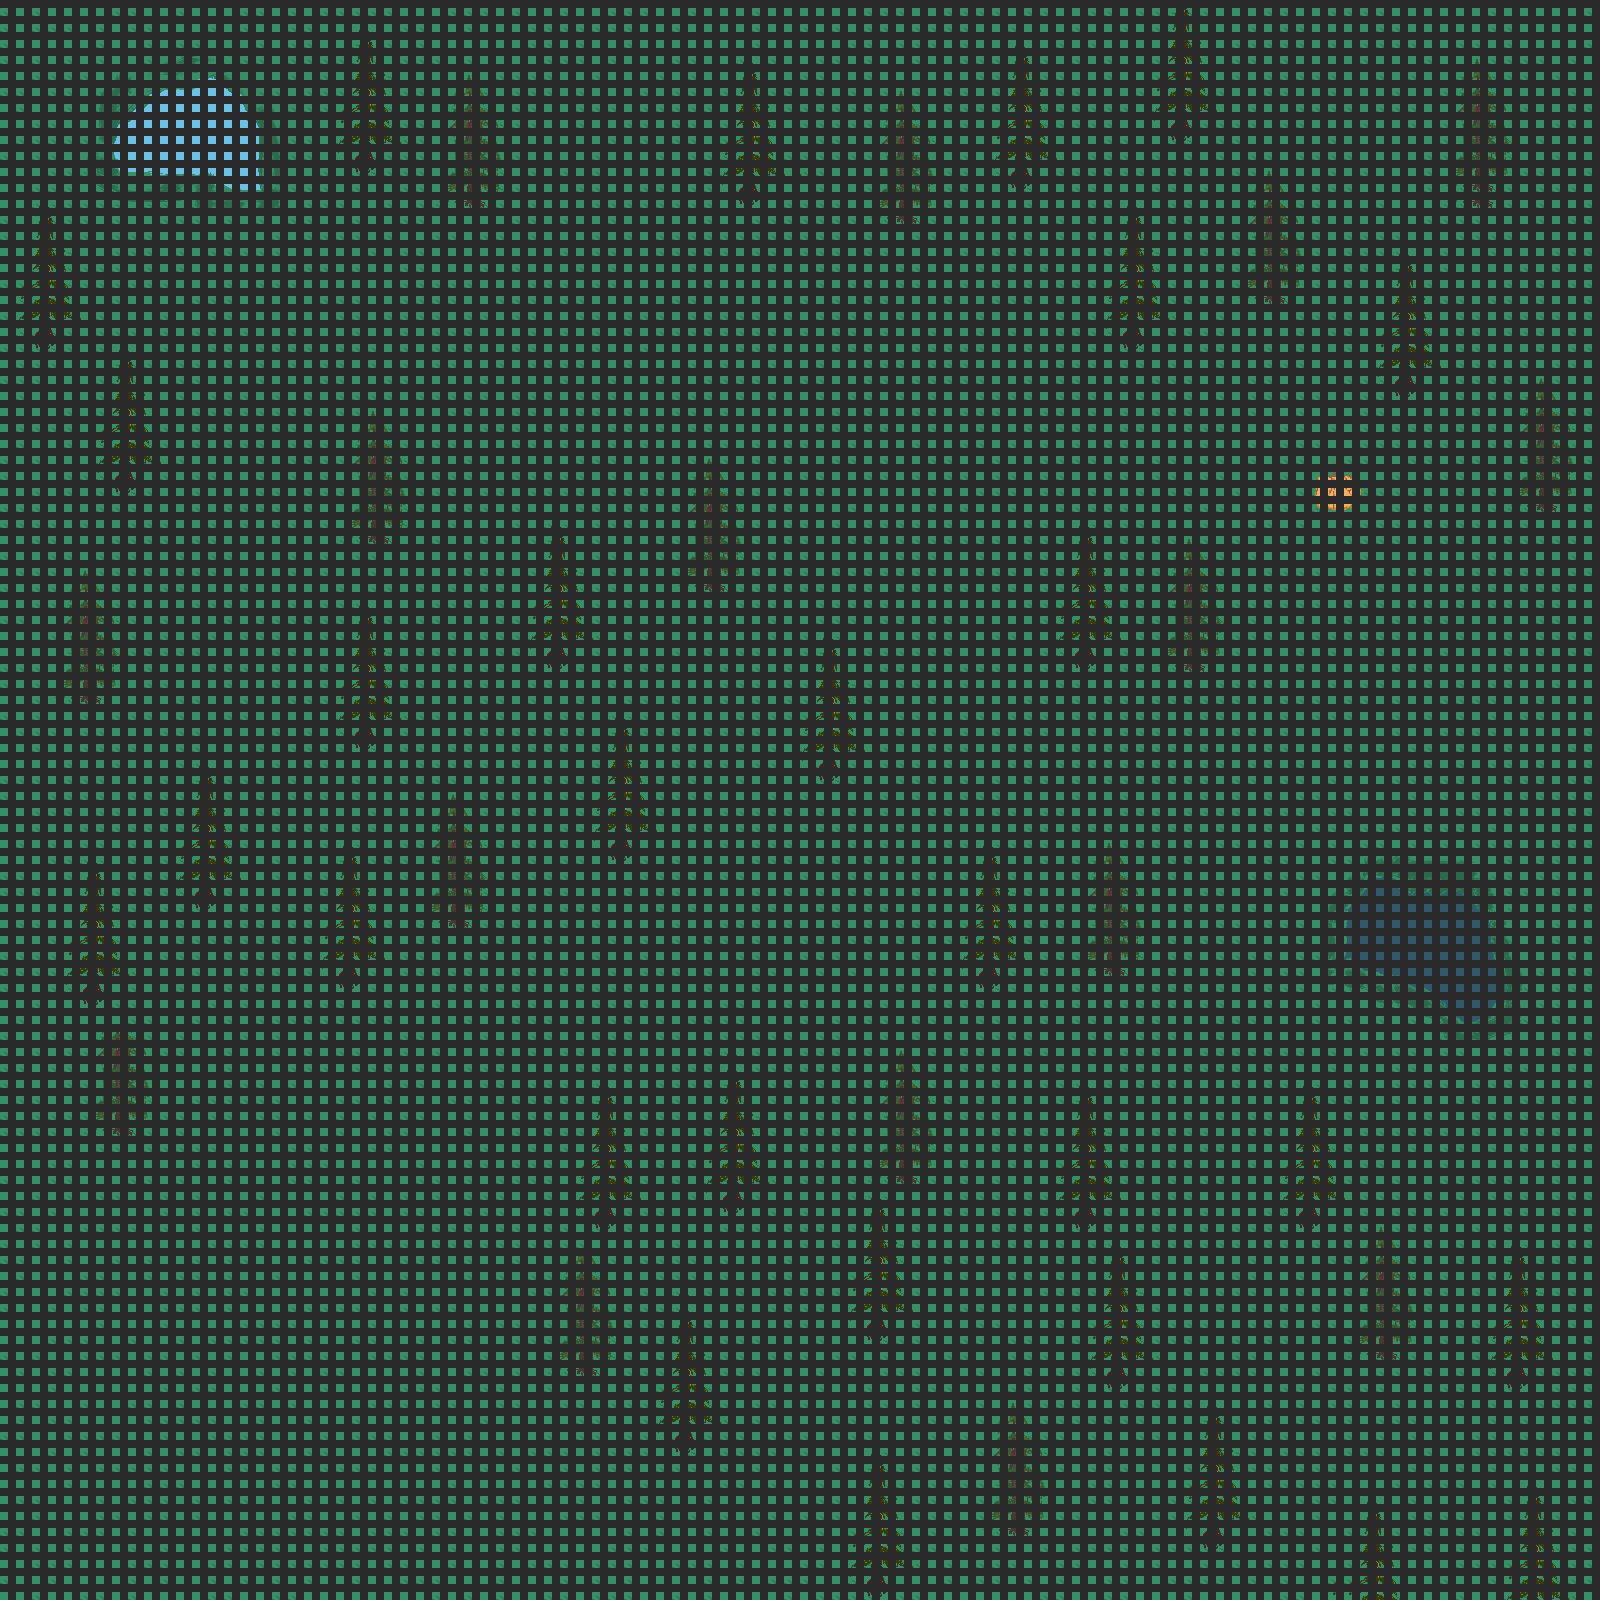

Tiled map render using the project's own tile images. Description and the map definition, with tile-layer contents summarised, below:
An orthogonal 100x100 tile map with 16x16 px tiles, 6 tile layers (Background, Foreground, Trees, Oasis, ...).

<map version="1.10" tiledversion="1.10.2" orientation="orthogonal" renderorder="right-down" width="100" height="100" tilewidth="16" tileheight="16" infinite="0" backgroundcolor="#2a2a2a" nextlayerid="7" nextobjectid="1">
 <tileset firstgid="1" name="pixil-frame-0 24" tilewidth="8" tileheight="8" tilecount="1850" columns="37">
  <image source="pixil-frame-0 24.png" width="300" height="400" />
 </tileset>
 <layer id="1" name="Background" width="100" height="100">
  <data>[10000 cells, 10000 non-empty, 2 distinct tile ids]</data>
 </layer>
 <layer id="2" name="Foreground" width="100" height="100">
  <data>[10000 cells, 0 non-empty, 0 distinct tile ids]</data>
 </layer>
 <layer id="3" name="Trees" width="100" height="100">
  <data>[10000 cells, 2289 non-empty, 100 distinct tile ids]</data>
 </layer>
 <layer id="4" name="Oasis" width="100" height="100">
  <data>[10000 cells, 130 non-empty, 130 distinct tile ids]</data>
 </layer>
 <layer id="5" name="Fake Oasis" width="100" height="100">
  <data>[10000 cells, 156 non-empty, 156 distinct tile ids]</data>
 </layer>
 <layer id="6" name="Beast Trigger" width="100" height="100">
  <data>[10000 cells, 30 non-empty, 30 distinct tile ids]</data>
 </layer>
</map>
